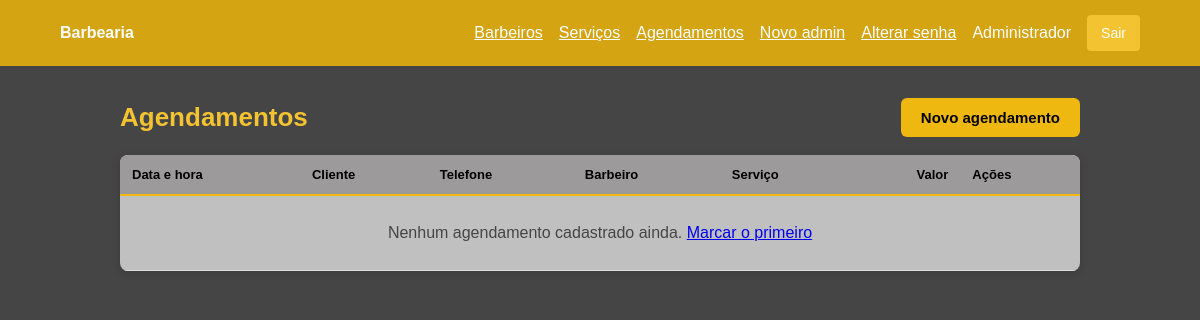
Before: /index.php?r=agendamentos (signed in) with the older database file.
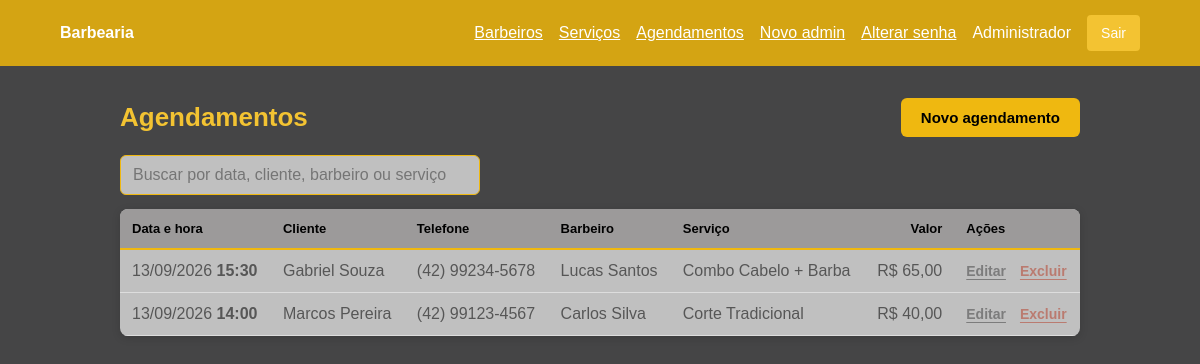
After: the same page with the newer database file.
### tables this page shows
CREATE TABLE agendamentos (
  id BIGINT UNSIGNED AUTO_INCREMENT PRIMARY KEY,
  cliente_nome VARCHAR(120) NOT NULL,
  cliente_telefone VARCHAR(20) NOT NULL,
  barbeiro_id BIGINT UNSIGNED NOT NULL,
  servico_id BIGINT UNSIGNED NOT NULL,
  data_hora DATETIME NOT NULL,
  observacoes VARCHAR(255) NULL,
  criado_em DATETIME NOT NULL DEFAULT CURRENT_TIMESTAMP,
  atualizado_em DATETIME NOT NULL DEFAULT CURRENT_TIMESTAMP ON UPDATE CURRENT_TIMESTAMP,
  CONSTRAINT fk_agendamento_barbeiro FOREIGN KEY (barbeiro_id) REFERENCES barbeiros(id) ON DELETE CASCADE,
  CONSTRAINT fk_agendamento_servico FOREIGN KEY (servico_id) REFERENCES servicos(id) ON DELETE CASCADE
);

CREATE TABLE barbeiros (
  id BIGINT UNSIGNED AUTO_INCREMENT PRIMARY KEY,
  nome VARCHAR(120) NOT NULL,
  telefone VARCHAR(20) NOT NULL,
  email VARCHAR(150) NULL UNIQUE,
  especialidade VARCHAR(150) NULL,
  ativo TINYINT(1) NOT NULL DEFAULT 1,
  criado_em DATETIME NOT NULL DEFAULT CURRENT_TIMESTAMP,
  atualizado_em DATETIME NOT NULL DEFAULT CURRENT_TIMESTAMP ON UPDATE CURRENT_TIMESTAMP
);

CREATE TABLE servicos (
  id BIGINT UNSIGNED AUTO_INCREMENT PRIMARY KEY,
  nome VARCHAR(120) NOT NULL,
  preco DECIMAL(10,2) NOT NULL DEFAULT 0.00,
  duracao INT UNSIGNED NOT NULL DEFAULT 30,
  status TINYINT(1) NOT NULL DEFAULT 1,
  criado_em DATETIME NOT NULL DEFAULT CURRENT_TIMESTAMP,
  atualizado_em DATETIME NOT NULL DEFAULT CURRENT_TIMESTAMP ON UPDATE CURRENT_TIMESTAMP
);

### app/Core/view.php (called while the page is built, shortened)
<?php
function view(string $name, array $data = []): void
{
    extract($data, EXTR_SKIP);
    require __DIR__ . '/../Views/' . $name . '.php';
}

### app/Controllers/AgendamentoController.php (called while the page is built, shortened)
<?php
final class AgendamentoController
{
    public function index(): void
    {
        view('agendamentos/index', ['agendamentos' => $this->agendamentos->all()]);
    }
}

### app/Core/Auth.php (called while the page is built, shortened)
<?php
final class Auth
{
    public static function check(): bool
    {
        return isset($_SESSION['usuario']);
    }
    public static function user(): ?array
    {
        return $_SESSION['usuario'] ?? null;
    }
}

### app/Core/helpers.php (called while the page is built, shortened)
<?php
function url(string $route = ''): string
{
    return 'index.php?r=' . rawurlencode($route);
}
function e(?string $value): string
{
    return htmlspecialchars((string)$value, ENT_QUOTES, 'UTF-8');
}

### app/Models/Agendamento.php (called while the page is built, shortened)
<?php
final class Agendamento
{
    public function all(): array
    {
        $sql = 'SELECT a.*, b.nome AS barbeiro_nome, s.nome AS servico_nome, s.preco AS servico_preco
                FROM agendamentos a
                INNER JOIN barbeiros b ON a.barbeiro_id = b.id
                INNER JOIN servicos s ON a.servico_id = s.id
                ORDER BY a.data_hora DESC';
        return $this->db->query($sql)->fetchAll();
    }
}

### app/Views/agendamentos/index.php (the view, shortened to what this page needs)
<?php require __DIR__ . '/../layout/header.php'; ?>
<div class="cabecalho-pagina">
    <h1>Agendamentos</h1>
    <a class="btn-cta" href="<?= url('agendamentos/novo') ?>">Novo agendamento</a>
</div>
<?php if ($agendamentos): ?>
    <div class="busca">
        <input id="busca-agendamentos" type="search" placeholder="Buscar por data, cliente, barbeiro ou serviço"
               data-filtro="#tabela-agendamentos" autocomplete="off">
    </div>
<?php endif; ?>
<div class="tabela-wrap">
    <table class="tabela" id="tabela-agendamentos">
        <thead>
        <tr>
            <th>Data e hora</th>
            <th>Cliente</th>
            <th>Telefone</th>
            <th>Barbeiro</th>
            <th>Serviço</th>
            <th class="num">Valor</th>
            <th>Ações</th>
        </tr>
        </thead>
        <tbody>
        <?php foreach ($agendamentos as $ag): $ts = strtotime($ag->data_hora); ?>
            <tr data-linha<?= $ts < time() ? ' class="passado"' : '' ?>>
                <td>
                    <?= date('d/m/Y', $ts) ?> <strong><?= date('H:i', $ts) ?></strong>
                </td>
                <td><?= e($ag->cliente_nome) ?></td>
                <td><?= e($ag->cliente_telefone) ?></td>
                <td><?= e($ag->barbeiro_nome) ?></td>
                <td><?= e($ag->servico_nome) ?></td>
                <td class="num">R$ <?= number_format((float)$ag->servico_preco, 2, ',', '.') ?></td>
                <td>
                    <div class="acoes">
                        <a class="acao" href="<?= url('agendamentos/' . $ag->id . '/editar') ?>">Editar</a>
                        <form class="inline" method="post" action="<?= url('agendamentos/' . $ag->id . '/excluir') ?>"
                              data-confirmar="Remover o agendamento de <?= e($ag->cliente_nome) ?> em <?= date('d/m/Y', $ts) ?> às <?= date('H:i', $ts) ?>? Essa ação não pode ser desfeita.">
                            <button type="submit" class="acao perigo">Excluir</button>
                        </form>
                    </div>
                </td>
            </tr>
        <?php endforeach; ?>
        <?php if (!$agendamentos): ?>
            <tr>
                <td colspan="7" class="vazio">Nenhum agendamento cadastrado ainda.
                    <a href="<?= url('agendamentos/novo') ?>">Marcar o primeiro</a></td>
            </tr>
        <?php else: ?>
            <tr class="sem-resultado" hidden>
                <td colspan="7">Nenhum agendamento encontrado para essa busca.</td>
            </tr>
        <?php endif; ?>
        </tbody>
    </table>
</div>
<?php require __DIR__ . '/../layout/footer.php'; ?>

### index.php (shortened to what this page needs)
<?php
$config = require __DIR__ . '/config/config.php';
try {
    $db = Database::connect($config);
    $barbeiroModel = new Barbeiro($db);
    $servicosModel = new Servicos($db);
    $agendamentoModel = new Agendamento($db);
    $auth = new AuthController(new Usuario($db));
    $barbeiros = new BarbeiroController($barbeiroModel);
    $servicos = new ServicoController($servicosModel);
    $agendamentos = new AgendamentoController($agendamentoModel, $barbeiroModel, $servicosModel);
    $route = trim((string)($_GET['r'] ?? ''), '/');
    $method = $_SERVER['REQUEST_METHOD'];
    if ($route === '' || $route === 'login') {
        $method === 'POST' ? $auth->login() : $auth->form();
    } elseif ($route === 'logout' && $method === 'POST') {
        $auth->logout();
    } elseif ($route === 'senha' && $method === 'GET') {
        $auth->passwordForm();
    } elseif ($route === 'senha' && $method === 'POST') {
        $auth->changePassword();
    } elseif ($route === 'usuarios/novo' && $method === 'GET') {
        $auth->registerForm();
    } elseif ($route === 'usuarios' && $method === 'POST') {
        $auth->register();
    } elseif ($route === 'barbeiros' && $method === 'GET') {
        $barbeiros->index();
    } elseif ($route === 'barbeiros/novo' && $method === 'GET') {
        $barbeiros->create();
    } elseif ($route === 'barbeiros' && $method === 'POST') {
        $barbeiros->store();
    } elseif (preg_match('#^barbeiros/(\d+)/editar$#', $route, $m) && $method === 'GET') {
        $barbeiros->edit((int)$m[1]);
    } elseif (preg_match('#^barbeiros/(\d+)/atualizar$#', $route, $m) && $method === 'POST') {
        $barbeiros->update((int)$m[1]);
    } elseif (preg_match('#^barbeiros/(\d+)/excluir$#', $route, $m) && $method === 'POST') {
        $barbeiros->destroy((int)$m[1]);
    } elseif ($route === 'servicos' && $method === 'GET') {
        $servicos->index();
    } elseif ($route === 'servicos/novo' && $method === 'GET') {
        $servicos->create();
    } elseif ($route === 'servicos' && $method === 'POST') {
        $servicos->store();
    } elseif (preg_match('#^servicos/(\d+)/editar$#', $route, $m) && $method === 'GET') {
        $servicos->edit((int)$m[1]);
    } elseif (preg_match('#^servicos/(\d+)/atualizar$#', $route, $m) && $method === 'POST') {
        $servicos->update((int)$m[1]);
    } elseif (preg_match('#^servicos/(\d+)/excluir$#', $route, $m) && $method === 'POST') {
        $servicos->destroy((int)$m[1]);
    } elseif ($route === 'agendamentos' && $method === 'GET') {
        $agendamentos->index();
    } elseif ($route === 'agendamentos/novo' && $method === 'GET') {
        $agendamentos->create();
    } elseif ($route === 'agendamentos' && $method === 'POST') {
        $agendamentos->store();
    } elseif (preg_match('#^agendamentos/(\d+)/editar$#', $route, $m) && $method === 'GET') {
        $agendamentos->edit((int)$m[1]);
    } elseif (preg_match('#^agendamentos/(\d+)/atualizar$#', $route, $m) && $method === 'POST') {
        $agendamentos->update((int)$m[1]);
    } elseif (preg_match('#^agendamentos/(\d+)/excluir$#', $route, $m) && $method === 'POST') {
        $agendamentos->destroy((int)$m[1]);
    } else {
        http_response_code(404);
        trigger_error("Rota não encontrada: {$route}", E_USER_WARNING);
        echo 'Página não encontrada.';
    }
} catch (PDOException $e) {
    error_log('Erro de banco de dados: ' . $e->getMessage());
    http_response_code(500);
    exit('Não foi possível conectar ao banco. Confira config/config.php.');
} catch (Throwable $e) {
    error_log('Erro inesperado: ' . $e->getMessage());
    http_response_code(500);
    exit('ocorreu um erro inesperado');
}

### app/Views/layout/header.php (shortened to what this page needs)
<!doctype html>
<html lang="pt-BR">
<head>
    <link rel="stylesheet" href="assets/style.css?v=<?= filemtime(__DIR__ . '/../../../assets/style.css') ?>">
</head>
<body>
<?php if (Auth::check()): ?>
    <header><strong><?= e($config['app_name']) ?></strong>
    <nav><a href="<?= url('barbeiros') ?>">Barbeiros</a><a href="<?= url('servicos') ?>">Serviços</a>
    <a href="<?= url('agendamentos') ?>">Agendamentos</a>
    <?php if (Auth::user()['perfil'] === 'ADMINISTRADOR'): ?><a href="<?= url('usuarios/novo') ?>">Novo admin</a><?php endif; ?><a href="<?= url('senha') ?>">Alterar
            senha</a><span><?= e(Auth::user()['nome']) ?></span>
        <form method="post" action="<?= url('logout') ?>"><input type="hidden" name="csrf" value="<?= Csrf::token() ?>">
            <button>Sair</button>
        </form>
    </nav></header><?php endif; ?>
<main>

### app/Views/layout/footer.php (shortened to what this page needs)
</main>

### assets/style.css (style rules this page uses)
* { box-sizing: border-box }
:root { --cinza: #9c9a9a; --cinza-claro: #C0C0C0; --cinza-escuro: #454546; --dourado: #d4a413; --amarelo: #efb810; --amarelo-claro: #f3c332; --preto: #000000; --erro: #b6432f; }
body { margin: 0; background: var(--cinza-escuro); font: 16px Arial, sans-serif; color: var(--preto); }
header { background: var(--dourado); color: #fff; padding: 15px max(5%, 20px); display: flex; justify-content: space-between; align-items: center }
nav { display: flex; gap: 16px; align-items: center }
nav a, nav button { color: #fff }
nav form, .inline { display: inline }
main { max-width: 1000px; margin: 32px auto; padding: 0 20px }
input, select, textarea { display: block; width: 100%; margin-top: 6px; padding: 10px; border: 1px solid #aaa; border-radius: 4px; font: inherit; background: #fff; color: var(--preto); }
button, .button { background: var(--amarelo-claro); color: var(--preto); border: 0; border-radius: 4px; padding: 10px 14px; cursor: pointer; text-decoration: none; font-size: 14px }
table { width: 100%; background: var(--cinza-claro); border-collapse: collapse; color: var(--preto); box-shadow: 0 2px 8px #0001 }
th, td { padding: 12px; text-align: left; border-bottom: 1px solid #ddd }
:root { --erro: #b6432f; --ok: #3f7d53; }
.btn-cta, .btn-secundario, .btn-perigo { display: inline-block; padding: 11px 20px; border-radius: 6px; font-size: 15px; font-weight: 700; text-decoration: none; cursor: pointer; transition: background-color .15s ease, transform .1s ease; }
.btn-cta { background: var(--amarelo); color: var(--preto); border: 0; }
.cabecalho-pagina { display: flex; flex-wrap: wrap; justify-content: space-between; align-items: center; gap: 14px; margin-bottom: 18px; }
.cabecalho-pagina h1 { margin: 0; font-size: 26px; color: var(--amarelo-claro); }
.busca { margin-bottom: 14px; }
.busca input { width: 100%; max-width: 360px; margin: 0; padding: 10px 12px; border: 1px solid var(--amarelo); border-radius: 6px; background: var(--cinza-claro); color: var(--preto); }
.tabela-wrap { overflow-x: auto; border-radius: 8px; background: var(--cinza-claro); box-shadow: 0 2px 8px rgba(0, 0, 0, .15); }
.tabela { background: transparent; box-shadow: none; }
.tabela th { background: var(--cinza); color: var(--preto); font-size: 13px; border-bottom: 2px solid var(--amarelo); white-space: nowrap; }
.tabela tbody tr { transition: background-color .15s ease; }
.acoes { display: flex; align-items: center; gap: 14px; white-space: nowrap; }
.acao { background: none; border: 0; padding: 0; font-size: 14px; font-weight: 600; color: var(--cinza-escuro); text-decoration: underline; text-underline-offset: 3px; cursor: pointer; }
.acao.perigo { color: var(--erro); }
.tabela .num { text-align: right; font-variant-numeric: tabular-nums; }
.tabela tr.passado { opacity: .55; }
.tabela .vazio, .tabela .sem-resultado td { text-align: center; padding: 28px 12px; color: var(--cinza-escuro); }

Changed rows visible on the page:
added agendamentos: data_hora "13/09/2026", data_hora "15:30", cliente_nome "Gabriel Souza", cliente_telefone "(42) 99234-5678", barbeiro.nome "Lucas Santos", servico.nome "Combo Cabelo + Barba", servico.preco "65,00"
added agendamentos: data_hora "13/09/2026", data_hora "14:00", cliente_nome "Marcos Pereira", cliente_telefone "(42) 99123-4567", barbeiro.nome "Carlos Silva", servico.nome "Corte Tradicional", servico.preco "40,00"
Other visible differences:
text no longer shown: "Nenhum agendamento cadastrado ainda. Marcar o primeiro"
